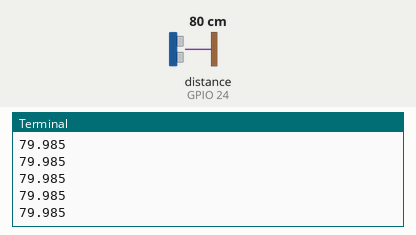
Recording of a program running on a simulated Raspberry Pi (BCM pin numbers). On the bench: the last lines printed to the terminal. Inputs (shaded band) come from the test bench; at power-on: distance to the obstacle (sensor on GPIO 24) 80 cm. The echo pulse lasts 58.3 µs per cm.

Above: at 1.2 s.
1.3 s: distance to the obstacle (sensor on GPIO 24) set to 2 cm
At 1.59 s:
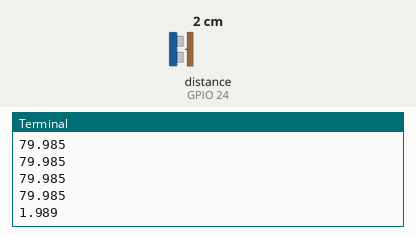
2.8 s: distance to the obstacle (sensor on GPIO 24) set to 4 cm
At 2.8 s:
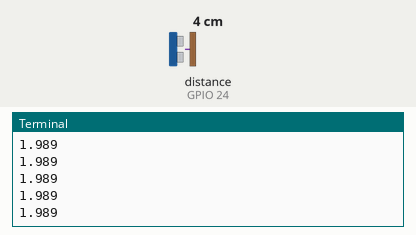
Timing chart, 0 to 5.8 s (numbered marks = the images above; inputs shaded):
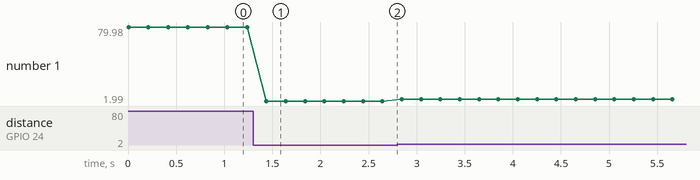

The program:

distancia.py
```python
#Sensor HC-SR04
#Docs: http://www.micropik.com/PDF/HCSR04.pdf
#Connection:
#GND -> GND (Pin 6)
#ECHO -> 1Kohm -> GPIO 24 (Pin 18) -> 2Kohm -> GND
#TRIG -> GPIO -> 23 (Pin 16)
#VCC -> GPIO 5v (Pin 2)

import time
import board
import adafruit_hcsr04

sonar = adafruit_hcsr04.HCSR04(trigger_pin=board.D23, echo_pin=board.D24)

while True:
    try:
        print(sonar.distance)
    except KeyboardInterrupt:
        sys.exit()
    except Exception as ex:
        print(ex)
    time.sleep(0.2)
```

Measured:
- after the input at 1.3 s, the terminal: prints a new line after 0.14 s (image 1)
- plotted number 1: 79.98 → 1.99 after the input at 1.3 s, 1.99 → 4 after the input at 2.8 s
